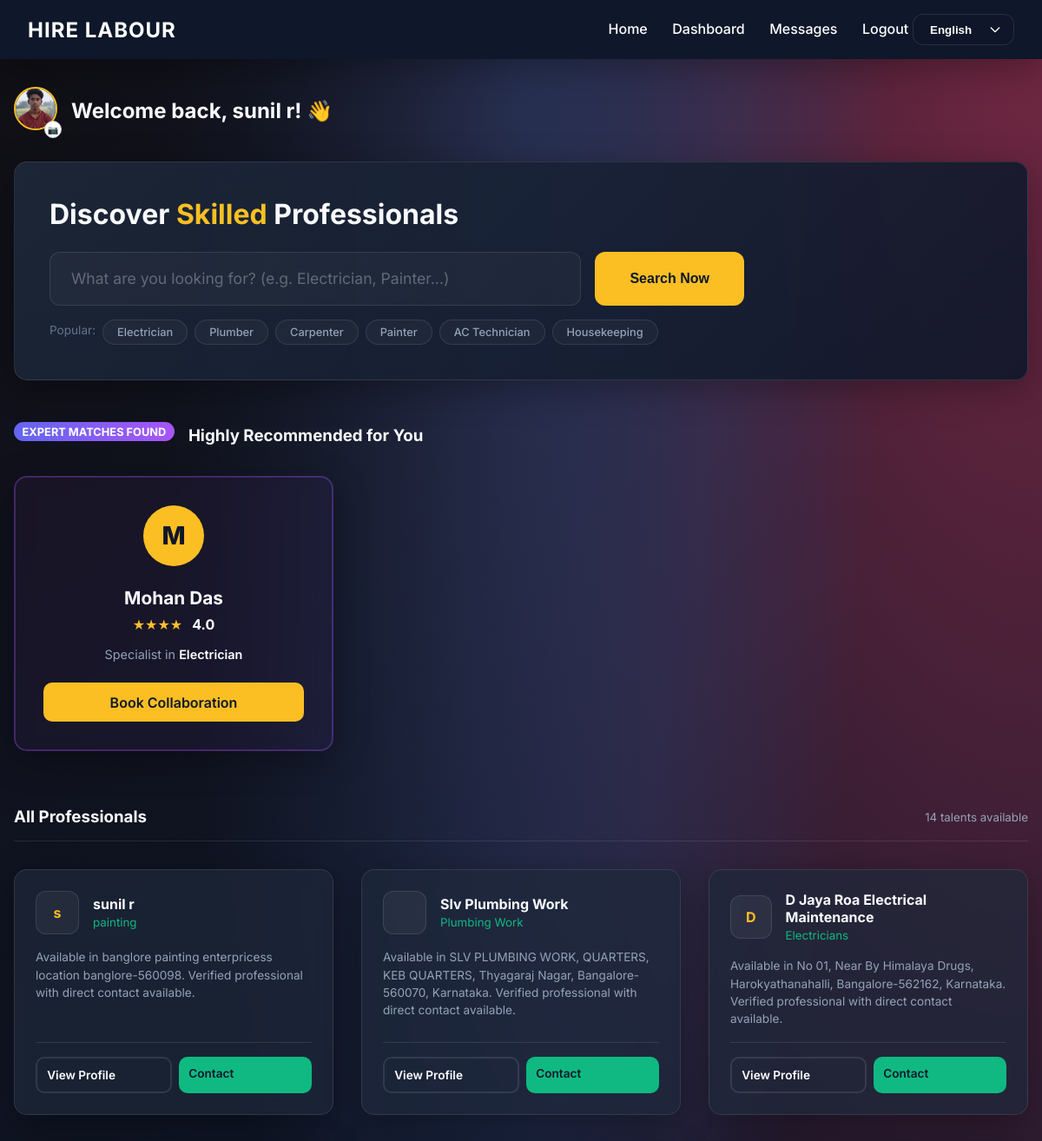
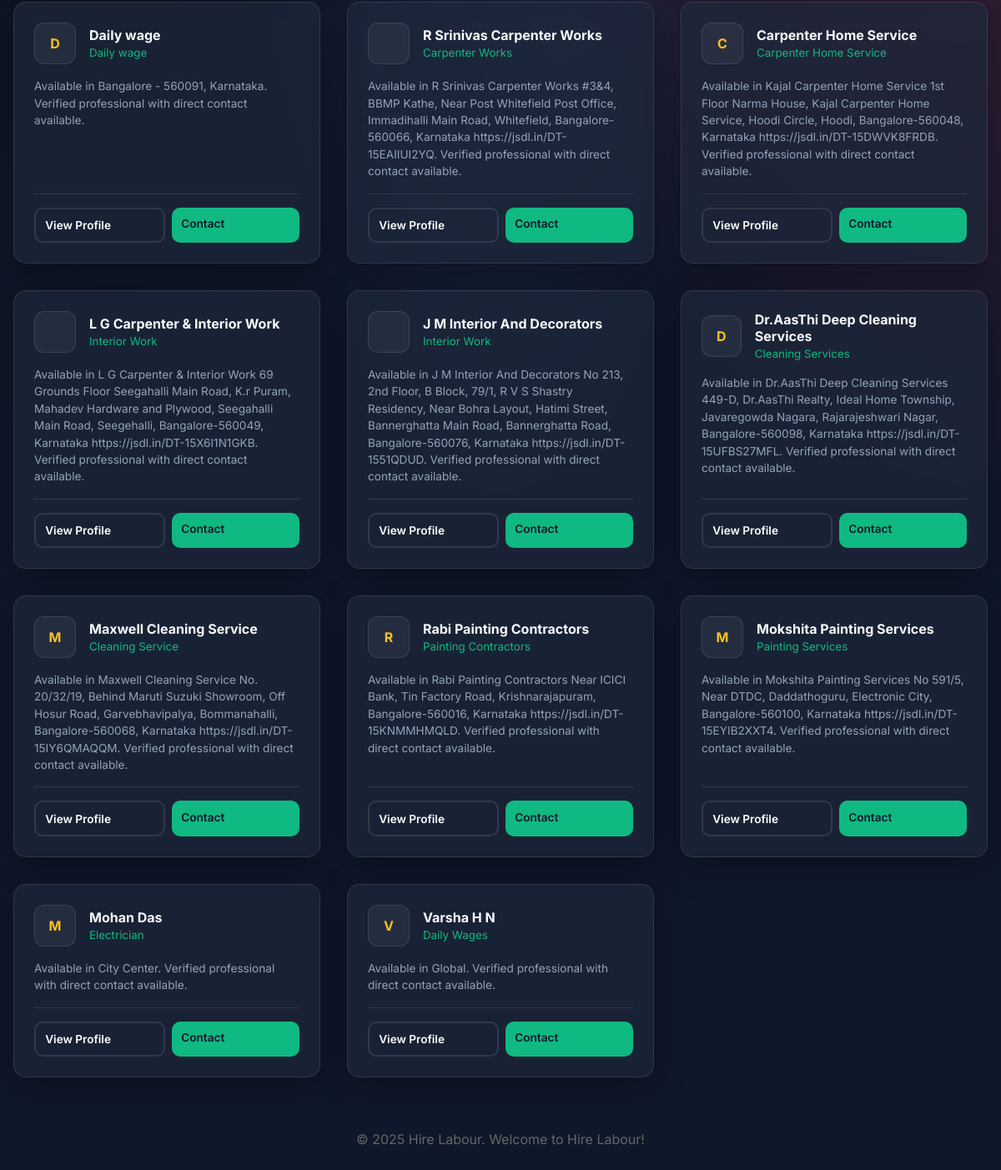
Screenshot of /public_dashboard (signed in) with the database file from the repository (2 pictures, top to bottom).
### models.py (models this page shows, shortened)
class Labour(db.Model, UserMixin):
    __tablename__ = 'labours'
    labour_id = db.Column(db.Integer, primary_key=True)
    username = db.Column(db.String(50), unique=True, nullable=False)
    password = db.Column(db.String(255), nullable=False)
    full_name = db.Column(db.String(100), nullable=False)
    email = db.Column(db.String(100), unique=True, nullable=False)
    phone = db.Column(db.String(15), nullable=False)
    service_offered = db.Column(db.String(100), nullable=False)
    address = db.Column(db.Text)
    profile_image = db.Column(db.String(255))
    id_card_image = db.Column(db.String(255))
    selfie_image = db.Column(db.String(255))
    face_encoding = db.Column(db.Text)
    trust_score = db.Column(db.Integer, default=0)
    status = db.Column(db.String(20), default='Pending') # Verified, Suspicious, Fake, Pending
    registration_date = db.Column(db.DateTime, default=datetime.utcnow)
    feedbacks = db.relationship('Feedback', backref='labour', lazy=True)

### app.py (the view)
@app.route('/public_dashboard')
@login_required
def public_dashboard():
    raw_service = request.args.get('service', '')
    ai_corrected = False
    original_query = raw_service
    if raw_service:
        resolved, was_corrected = nlp_search(raw_service)
        service = resolved
        ai_corrected = was_corrected
    else:
        service = ''
    rec_query = db.session.query(
        Labour, func.avg(Feedback.rating).label('avg_rating')
    ).join(Feedback)
    if service:
        results = Labour.query.filter(Labour.service_offered.ilike(f'%{service}%')).all()
        recommendations = rec_query.filter(Labour.service_offered.ilike(f'%{service}%'))\
            .group_by(Labour.labour_id).order_by(func.avg(Feedback.rating).desc()).limit(3).all()
        if not recommendations:
            fallback_labours = Labour.query.filter(Labour.service_offered.ilike(f'%{service}%')).limit(3).all()
            recommendations = [(l, 0.0) for l in fallback_labours]
    else:
        results = Labour.query.all()
        recommendations = rec_query.group_by(Labour.labour_id).order_by(func.avg(Feedback.rating).desc()).limit(3).all()
        if not recommendations:
            fallback_labours = Labour.query.limit(3).all()
            recommendations = [(l, 0.0) for l in fallback_labours]
    return render_template('public_dashboard.html',
                           results=results,
                           service=service,
                           recommendations=recommendations,
                           ai_corrected=ai_corrected,
                           original_query=original_query)

### app.py (called while the page is built)
@login_manager.user_loader
def load_user(user_id):
    try:
        if user_id.startswith('admin_'):
            return Admin.query.get(int(user_id.split('_')[1]))
        elif user_id.startswith('labour_'):
            return Labour.query.get(int(user_id.split('_')[1]))
        elif user_id.startswith('public_'):
            return Public.query.get(int(user_id.split('_')[1]))
    except:
        return None
    return None

@app.context_processor
def inject_lang():
    lang = session.get('lang', 'en')
    en = TRANSLATIONS['en']
    current = TRANSLATIONS.get(lang, en)
    merged = {**en, **current}
    return dict(lang=lang, t=merged)

### templates/public_dashboard.html (shortened to what this page needs)
{% extends 'base.html' %}
{% block content %}
<div style="display: flex; align-items: center; justify-content: space-between; margin-bottom: 2rem;">
    <div style="display: flex; align-items: center; gap: 1rem;">
        <div style="position: relative;">
            {% if current_user.profile_image %}
            <img src="{{ url_for('uploaded_file', filename=current_user.profile_image) }}"
                style="width: 50px; height: 50px; border-radius: 50%; border: 2px solid var(--secondary-color); object-fit: cover;">
            {% else %}
            <div
                style="width: 50px; height: 50px; border-radius: 50%; background: var(--secondary-color); color: var(--primary-color); display: flex; align-items: center; justify-content: center; font-weight: 800; font-size: 1.2rem;">
                {{ current_user.full_name[0] }}</div>
            {% endif %}
            <form action="{{ url_for('upload_profile') }}" method="POST" enctype="multipart/form-data"
                style="position: absolute; bottom: -5px; right: -5px;">
                <label for="profile_upload_public"
                    style="background: white; color: black; width: 20px; height: 20px; border-radius: 50%; display: flex; align-items: center; justify-content: center; cursor: pointer; font-size: 10px; border: 1px solid #ccc;">
                    📷
                </label>
            </form>
        </div>
        <h2 style="margin: 0; font-size: 1.5rem;">Welcome back, {{ current_user.full_name }}! 👋</h2>
    </div>
</div>
<div style="margin-bottom: 3rem;">
    <div class="card"
        style="padding: 2.5rem; background: linear-gradient(135deg, rgba(30, 41, 59, 0.9), rgba(15, 23, 42, 0.9)); border-color: var(--glass-border);">
        <h2 style="margin-bottom: 1.5rem; font-size: 2rem;">Discover <span
                style="color: var(--secondary-color);">Skilled</span> Professionals</h2>
        <form action="{{ url_for('public_dashboard') }}" method="GET"
            style="display: flex; gap: 1rem; max-width: 800px;">
            <div style="flex: 1; position: relative;">
                <input type="text" name="service" list="service-suggestions" class="form-control"
                    placeholder="What are you looking for? (e.g. Electrician, Painter...)" value="{{ service }}"
                    style="padding: 1.2rem 1.5rem; border-radius: 12px; font-size: 1.1rem; background: rgba(255,255,255,0.03);" autocomplete="off">
            </div>
            <button type="submit" class="btn btn-primary"
                style="padding: 0 2.5rem; border-radius: 12px; font-weight: 700; font-size: 1rem;">Search Now</button>
        </form>
        <div style="margin-top: 1rem; display: flex; flex-wrap: wrap; gap: 0.5rem;">
            <span style="color: #64748b; font-size: 0.85rem; padding-top: 0.3rem;">Popular:</span>
            {% for tag in ['Electrician', 'Plumber', 'Carpenter', 'Painter', 'AC Technician', 'Housekeeping'] %}
            <a href="{{ url_for('public_dashboard', service=tag) }}"
                style="background: rgba(255,255,255,0.03); border: 1px solid var(--glass-border); padding: 0.4rem 1rem; border-radius: 50px; font-size: 0.8rem; color: #94a3b8; text-decoration: none; transition: all 0.2s; font-weight: 500;"
                onmouseover="this.style.borderColor='#6366f1'; this.style.color='white';"
                onmouseout="this.style.borderColor='rgba(255,255,255,0.1)'; this.style.color='#94a3b8';">
                {{ tag }}
            </a>
            {% endfor %}
        </div>
    </div>
</div>
{% if recommendations %}
<div style="margin-bottom: 4rem;">
    <div style="display: flex; align-items: center; gap: 1rem; margin-bottom: 2rem;">
        <div class="ai-badge"
            style="animation: pulse 2s infinite; background: linear-gradient(90deg, #6366f1, #a855f7);">EXPERT MATCHES
            FOUND</div>
        <h3 style="margin: 0;">Highly Recommended for You</h3>
    </div>
    <div class="grid">
        {% for labour, avg in recommendations %}
        <div class="card"
            style="border: 2px solid rgba(168, 85, 247, 0.3); background: rgba(168, 85, 247, 0.05); text-align: center; padding: 2rem;">
            <div
                style="width: 70px; height: 70px; background: var(--secondary-color); border-radius: 50%; margin: 0 auto 1.5rem; display: flex; align-items: center; justify-content: center; font-size: 1.8rem; font-weight: 800; color: var(--primary-color);">
                {{ labour.full_name[0] }}
            </div>
            <h4 style="font-size: 1.3rem; margin-bottom: 0.5rem;">{{ labour.full_name }}</h4>
            <div style="display: flex; justify-content: center; gap: 0.2rem; color: #fbc02d; margin-bottom: 1rem;">
                {% for i in range(avg|int) %}★{% endfor %}
                <span style="font-weight: 700; color: white; margin-left: 0.5rem;">{{ "%.1f"|format(avg) }}</span>
            </div>
            <p style="color: #94a3b8; font-size: 0.9rem; margin-bottom: 1.5rem;">Specialist in <span
                    style="color: white; font-weight: 600;">{{ labour.service_offered }}</span></p>
            <a href="{{ url_for('view_labour', id=labour.labour_id) }}" class="btn btn-primary"
                style="width: 100%; border-radius: 10px;">Book Collaboration</a>
        </div>
        {% endfor %}
    </div>
</div>
{% endif %}
<div
    style="display: flex; align-items: center; justify-content: space-between; margin-bottom: 2rem; border-bottom: 1px solid var(--glass-border); padding-bottom: 1rem;">
    <h3 style="margin: 0;">{% if service %}Results for "{{ service }}"{% else %}All Professionals{% endif %}</h3>
    <small style="color: #94a3b8;">{{ results|length }} talents available</small>
</div>
<div class="grid">
    {% for labour in results %}
    <div class="card" style="display: flex; flex-direction: column; gap: 1rem; transition: transform 0.2s;">
        <div style="display: flex; align-items: center; gap: 1rem;">
            <div
                style="width: 50px; height: 50px; background: rgba(255,255,255,0.05); border-radius: 12px; display: flex; align-items: center; justify-content: center; font-weight: 700; color: var(--secondary-color); border: 1px solid var(--glass-border);">
                {{ labour.full_name[0] }}
            </div>
            <div>
                <h4 style="margin: 0;">{{ labour.full_name }}</h4>
                <small style="color: var(--accent-color);">{{ labour.service_offered }}</small>
            </div>
        </div>
        <p style="font-size: 0.85rem; color: #94a3b8; line-height: 1.5;">Available in {{ labour.address or 'Global' }}.
            Verified professional with direct contact available.</p>
        <div
            style="margin-top: auto; border-top: 1px solid var(--glass-border); padding-top: 1rem; display: flex; gap: 0.5rem;">
            <a href="{{ url_for('view_labour', id=labour.labour_id) }}" class="btn btn-outline"
                style="flex: 1; font-size: 0.85rem; padding: 0.7rem; border-color: var(--glass-border); border-radius: 10px;">View
                Profile</a>
            <a href="{{ url_for('chat', labour_id=labour.labour_id) }}" class="btn btn-primary"
                style="flex: 1; font-size: 0.85rem; padding: 0.7rem; border-radius: 10px; background: var(--accent-color); border: none; color: var(--primary-color);">Contact</a>
        </div>
    </div>
    {% endfor %}
</div>
{% endblock %}

### templates/base.html (shortened to what this page needs)
<!DOCTYPE html>
<html lang="{{ lang }}">
<head>
    <link rel="stylesheet" href="{{ url_for('static', filename='css/style.css') }}">
</head>
<body>
    <header>
        <div class="logo">HIRE LABOUR</div>
        <nav>
            <a href="{{ url_for('index') }}">Home</a>
            {% if current_user.is_authenticated %}
            {% if session.get('user_role') == 'public' %}
            <a href="{{ url_for('public_dashboard') }}">Dashboard</a>
            {% elif session.get('user_role') == 'labour' %}
            <a href="{{ url_for('labour_dashboard') }}">Dashboard</a>
            {% elif session.get('user_role') == 'admin' %}
            <a href="{{ url_for('admin_dashboard') }}">{{ t['admin_panel'] }}</a>
            {% endif %}
            <a href="{{ url_for('messages') }}">Messages</a>
            <a href="{{ url_for('logout') }}">{{ t['logout'] }}</a>
            {% else %}
            <a href="{{ url_for('login') }}">{{ t['login'] }}</a>
            {% endif %}
            <select class="lang-selector" onchange="location = this.value;">
                <option value="{{ url_for('set_lang', lang='en') }}" {% if lang=='en' %}selected{% endif %}>English
                </option>
            </select>
        </nav>
    </header>
    <div class="container">
        {% block content %}{% endblock %}
    </div>
    <footer style="text-align: center; padding: 2rem; color: #666;">
        &copy; 2025 Hire Labour. {{ t['welcome'] }}
    </footer>
</body>
</html>

### static/css/style.css (style rules this page uses)
:root { --primary-color: #0f172a; --secondary-color: #fbbf24; --accent-color: #10b981; --bg-color: #0f172a; --text-color: #f8fafc; --glass-bg: rgba(30, 41, 59, 0.7); --glass-border: rgba(255, 255, 255, 0.1); --shadow: 0 10px 40px 0 rgba(0, 0, 0, 0.3); }
* { box-sizing: border-box; margin: 0; padding: 0; }
body { font-family: 'Inter', 'Outfit', sans-serif; background: radial-gradient(at 0% 0%, hsla(253, 16%, 7%, 1) 0, transparent 50%), radial-gradient(at 50% 0%, hsla(225, 39%, 30%, 1) 0, transparent 50%), radial-gradient(at 100% 0%, hsla(339, 49%, 30%, 1) 0, transparent 50%); background-color: var(--bg-color); background-attachment: fixed; color: var(--text-color); min-height: 100vh; display: flex; flex-direction: column; }
header { background: var(--primary-color); color: white; padding: 1rem 2rem; display: flex; justify-content: space-between; align-items: center; box-shadow: var(--shadow); }
.logo { font-size: 1.5rem; font-weight: 700; letter-spacing: 1px; }
nav a { color: white; text-decoration: none; margin-left: 1.5rem; font-weight: 500; transition: color 0.3s; }
.container { flex: 1; max-width: 1200px; margin: 0 auto; padding: 2rem 1rem; width: 100%; }
.card { background: var(--glass-bg); backdrop-filter: blur(10px); -webkit-backdrop-filter: blur(10px); border: 1px solid var(--glass-border); border-radius: 15px; padding: 1.5rem; box-shadow: var(--shadow); transition: transform 0.3s, box-shadow 0.3s; }
.btn { padding: 0.8rem 1.5rem; border-radius: 8px; border: none; font-weight: 600; cursor: pointer; transition: all 0.3s; text-decoration: none; display: inline-block; }
.btn-primary { background: var(--secondary-color); color: var(--primary-color); }
.btn-outline { border: 2px solid white; color: white; background: transparent; }
.grid { display: grid; grid-template-columns: repeat(auto-fill, minmax(300px, 1fr)); gap: 2rem; }
.form-control { width: 100%; padding: 0.8rem 1rem; border-radius: 10px; border: 1px solid var(--glass-border); background: rgba(255, 255, 255, 0.05); color: white; font-family: inherit; font-size: 1rem; transition: all 0.3s ease; }
.form-control::placeholder { color: rgba(255, 255, 255, 0.3); }
.lang-selector { background: rgba(15, 23, 42, 0.8); color: white; border: 1px solid var(--glass-border); padding: 0.6rem 1.2rem; border-radius: 12px; cursor: pointer; font-weight: 600; outline: none; transition: all 0.3s ease; appearance: none; background-repeat: no-repeat; background-position: right 0.8rem center; background-size: 1rem; padding-right: 2.5rem; }
.lang-selector option { background: var(--primary-color); color: white; padding: 10px; }
.ai-badge { background: linear-gradient(90deg, #6200ea, #d500f9); color: white; padding: 0.2rem 0.6rem; border-radius: 20px; font-size: 0.8rem; font-weight: 700; display: inline-block; margin-bottom: 0.5rem; animation: pulse 2s infinite; }

### rows the page displays
Labour: profile_image (picture), full_name "sunil r", full_name "s", service_offered "painting", address "banglore painting enterpricess location banglore-560098"
Labour: full_name "M", full_name "Mohan Das", avg "4.0", service_offered "Electrician", address "City Center"
Labour: full_name "Slv Plumbing Work", service_offered "Plumbing Work", address "SLV PLUMBING WORK, QUARTERS, KEB QUARTERS, Thyagaraj Nagar, Bangalore-560070, Karnataka"
Labour: full_name "D", full_name "D Jaya Roa Electrical Maintenance", service_offered "Electricians", address "No 01, Near By Himalaya Drugs, Harokyathanahalli, Bangalore-562162, Karnataka"
Labour: full_name "D", full_name "Daily wage", service_offered "Daily wage", address "Bangalore - 560091, Karnataka"
Labour: full_name "R Srinivas Carpenter Works", service_offered "Carpenter Works", address "R Srinivas Carpenter Works #3&4, BBMP Kathe, Near Post Whitefield Post Office, Immadihalli Main Road, Whitefield, Bangalore-560066, Karnataka https://jsdl.in/DT-15EAIIUI2YQ"
Labour: full_name "C", full_name "Carpenter Home Service", service_offered "Carpenter Home Service", address "Kajal Carpenter Home Service 1st Floor Narma House, Kajal Carpenter Home Service, Hoodi Circle, Hoodi, Bangalore-560048, Karnataka https://jsdl.in/DT-15DWVK8FRDB"
Labour: full_name "L G Carpenter & Interior Work", service_offered "Interior Work", address "L G Carpenter & Interior Work 69 Grounds Floor Seegahalli Main Road, K.r Puram, Mahadev Hardware and Plywood, Seegahalli Main Road, Seegehalli, Bangalore-560049, Karnataka https://jsdl.in/DT-15X6I1N1GKB"
Labour: full_name "J M Interior And Decorators", service_offered "Interior Work", address "J M Interior And Decorators No 213, 2nd Floor, B Block, 79/1, R V S Shastry Residency, Near Bohra Layout, Hatimi Street, Bannerghatta Main Road, Bannerghatta Road, Bangalore-560076, Karnataka https://jsdl.in/DT-1551QDUD"
Labour: full_name "D", full_name "Dr.AasThi Deep Cleaning Services", service_offered "Cleaning Services", address "Dr.AasThi Deep Cleaning Services 449-D, Dr.AasThi Realty, Ideal Home Township, Javaregowda Nagara, Rajarajeshwari Nagar, Bangalore-560098, Karnataka https://jsdl.in/DT-15UFBS27MFL"
Labour: full_name "M", full_name "Maxwell Cleaning Service", service_offered "Cleaning Service", address "Maxwell Cleaning Service No. 20/32/19, Behind Maruti Suzuki Showroom, Off Hosur Road, Garvebhavipalya, Bommanahalli, Bangalore-560068, Karnataka https://jsdl.in/DT-15IY6QMAQQM"
Labour: full_name "R", full_name "Rabi Painting Contractors", service_offered "Painting Contractors", address "Rabi Painting Contractors Near ICICI Bank, Tin Factory Road, Krishnarajapuram, Bangalore-560016, Karnataka https://jsdl.in/DT-15KNMMHMQLD"
Labour: full_name "M", full_name "Mokshita Painting Services", service_offered "Painting Services", address "Mokshita Painting Services No 591/5, Near DTDC, Daddathoguru, Electronic City, Bangalore-560100, Karnataka https://jsdl.in/DT-15EYIB2XXT4"
Labour: full_name "V", full_name "Varsha H N", service_offered "Daily Wages", address "Global"

### other values shown
{{ t['logout'] }} "Logout"
{{ tag }} "Electrician" "Plumber" "Carpenter" "Painter" "AC Technician" "Housekeeping"
{{ results|length }} "14"
{{ t['welcome'] }} "Welcome to Hire Labour!"
